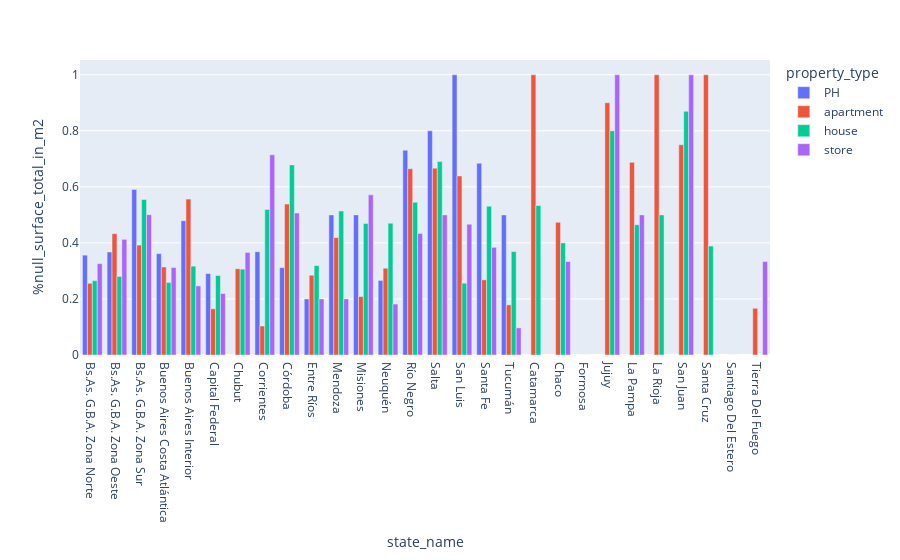

Notebook code cell kept with this figure:
### Code cell
px.bar(data_state_proptype, x='state_name', y='%null_surface_total_in_m2', hover_data=['total'] , color='property_type',barmode='group')

### Figure 1 — Plotly figure (JSON) as saved in the notebook; plotly's stock layout.template omitted (floating-point values rounded to 4 significant figures)
{"data": [{"alignmentgroup": "True", "customdata": [[985], [789], [821], [575], [48], [1828], [6], [57], [401], [5], [6], [8], [109], [26], [5], [2], [76], [4]], "hovertemplate": "property_type=PH<br>state_name=%{x}<br>%null_surface_total_in_m2=%{y}<br>total=%{customdata[0]}<extra></extra>", "legendgroup": "PH", "marker": {"color": "#636efa"}, "name": "PH", "offsetgroup": "PH", "orientation": "v", "showlegend": true, "textposition": "auto", "type": "bar", "x": ["Bs.As. G.B.A. Zona Norte", "Bs.As. G.B.A. Zona Oeste", "Bs.As. G.B.A. Zona Sur", "Buenos Aires Costa Atlántica", "Buenos Aires Interior", "Capital Federal", "Chubut", "Corrientes", "Córdoba", "Entre Ríos", "Mendoza", "Misiones", "Neuquén", "Río Negro", "Salta", "San Luis", "Santa Fe", "Tucumán"], "xaxis": "x", "y": [0.3563, 0.3676, 0.5907, 0.3617, 0.4792, 0.2905, 0, 0.3684, 0.3117, 0.2, 0.5, 0.5, 0.2661, 0.7308, 0.8, 1, 0.6842, 0.5], "yaxis": "y"}, {"alignmentgroup": "True", "customdata": [[10622], [3618], [5507], [6461], [845], [27037], [12], [19], [39], [145], [6681], [144], [53], [10], [48], [2], [327], [187], [394], [325], [129], [16], [36], [1], [7969], [1], [12], [425]], "hovertemplate": "property_type=apartment<br>state_name=%{x}<br>%null_surface_total_in_m2=%{y}<br>total=%{customdata[0]}<extra></extra>", "legendgroup": "apartment", "marker": {"color": "#EF553B"}, "name": "apartment", "offsetgroup": "apartment", "orientation": "v", "showlegend": true, "textposition": "auto", "type": "bar", "x": ["Bs.As. G.B.A. Zona Norte", "Bs.As. G.B.A. Zona Oeste", "Bs.As. G.B.A. Zona Sur", "Buenos Aires Costa Atlántica", "Buenos Aires Interior", "Capital Federal", "Catamarca", "Chaco", "Chubut", "Corrientes", "Córdoba", "Entre Ríos", "Formosa", "Jujuy", "La Pampa", "La Rioja", "Mendoza", "Misiones", "Neuquén", "Río Negro", "Salta", "San Juan", "San Luis", "Santa Cruz", "Santa Fe", "Santiago Del Estero", "Tierra Del Fuego", "Tucumán"], "xaxis": "x", "y": [0.2558, 0.4328, 0.3922, 0.314, 0.5562, 0.1648, 1, 0.4737, 0.3077, 0.1034, 0.5384, 0.2847, 0, 0.9, 0.6875, 1, 0.419, 0.2086, 0.3096, 0.6646, 0.6667, 0.75, 0.6389, 1, 0.2682, 0, 0.1667, 0.1788], "yaxis": "y"}, {"alignmentgroup": "True", "customdata": [[13364], [4663], [6985], [2685], [1325], [2087], [15], [35], [173], [360], [4521], [210], [12], [15], [99], [2], [323], [262], [219], [374], [142], [23], [199], [18], [1924], [3], [16], [214]], "hovertemplate": "property_type=house<br>state_name=%{x}<br>%null_surface_total_in_m2=%{y}<br>total=%{customdata[0]}<extra></extra>", "legendgroup": "house", "marker": {"color": "#00cc96"}, "name": "house", "offsetgroup": "house", "orientation": "v", "showlegend": true, "textposition": "auto", "type": "bar", "x": ["Bs.As. G.B.A. Zona Norte", "Bs.As. G.B.A. Zona Oeste", "Bs.As. G.B.A. Zona Sur", "Buenos Aires Costa Atlántica", "Buenos Aires Interior", "Capital Federal", "Catamarca", "Chaco", "Chubut", "Corrientes", "Córdoba", "Entre Ríos", "Formosa", "Jujuy", "La Pampa", "La Rioja", "Mendoza", "Misiones", "Neuquén", "Río Negro", "Salta", "San Juan", "San Luis", "Santa Cruz", "Santa Fe", "Santiago Del Estero", "Tierra Del Fuego", "Tucumán"], "xaxis": "x", "y": [0.2651, 0.2803, 0.5552, 0.2588, 0.317, 0.2837, 0.5333, 0.4, 0.3064, 0.5194, 0.6784, 0.319, 0, 0.8, 0.4646, 0.5, 0.5139, 0.4695, 0.4703, 0.5455, 0.6901, 0.8696, 0.2563, 0.3889, 0.5312, 0, 0, 0.3692], "yaxis": "y"}, {"alignmentgroup": "True", "customdata": [[589], [252], [639], [285], [73], [1364], [3], [41], [21], [466], [10], [1], [10], [25], [7], [11], [83], [2], [1], [15], [1], [203], [3], [31]], "hovertemplate": "property_type=store<br>state_name=%{x}<br>%null_surface_total_in_m2=%{y}<br>total=%{customdata[0]}<extra></extra>", "legendgroup": "store", "marker": {"color": "#ab63fa"}, "name": "store", "offsetgroup": "store", "orientation": "v", "showlegend": true, "textposition": "auto", "type": "bar", "x": ["Bs.As. G.B.A. Zona Norte", "Bs.As. G.B.A. Zona Oeste", "Bs.As. G.B.A. Zona Sur", "Buenos Aires Costa Atlántica", "Buenos Aires Interior", "Capital Federal", "Chaco", "Chubut", "Corrientes", "Córdoba", "Entre Ríos", "Jujuy", "La Pampa", "Mendoza", "Misiones", "Neuquén", "Río Negro", "Salta", "San Juan", "San Luis", "Santa Cruz", "Santa Fe", "Tierra Del Fuego", "Tucumán"], "xaxis": "x", "y": [0.326, 0.4127, 0.5008, 0.3123, 0.2466, 0.2192, 0.3333, 0.3659, 0.7143, 0.5064, 0.2, 1, 0.5, 0.2, 0.5714, 0.1818, 0.4337, 0.5, 1, 0.4667, 0, 0.3842, 0.3333, 0.09677], "yaxis": "y"}], "layout": {"autosize": true, "barmode": "group", "legend": {"title": {"text": "property_type"}, "tracegroupgap": 0}, "margin": {"t": 60}, "xaxis": {"anchor": "y", "autorange": true, "domain": [0, 1], "range": [-0.5, 27.5], "title": {"text": "state_name"}, "type": "category"}, "yaxis": {"anchor": "x", "autorange": true, "domain": [0, 1], "range": [0, 1.053], "title": {"text": "%null_surface_total_in_m2"}, "type": "linear"}}}
